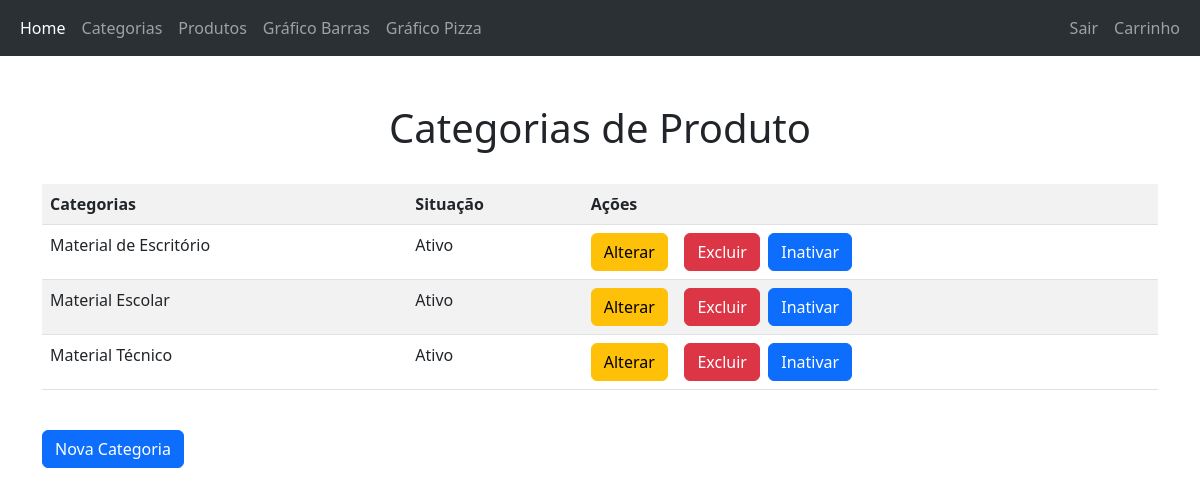
Screenshot of /index.php?controle=categoriaController&metodo=listar (signed in) with the database file from the repository.
### tables this page shows
CREATE TABLE `categoria` (
  `idcategoria` int(10) NOT NULL,
  `descritivo` varchar(80) NOT NULL,
  `situacao` varchar(10) NOT NULL
);

### controllers/categoriaController.class.php (called while the page is built, shortened)
<?php
	require_once "models/Conexao.class.php";
	require_once "models/CategoriaDAO.class.php";
	class categoriaController
	{
		public function listar()
		{
			$categoriaDAO = new categoriaDAO();
			$retorno = $categoriaDAO->buscar_categorias();
			require_once "views/listar_categorias.php";
		}
	}
?>

### models/Conexao.class.php (called while the page is built)
<?php
	abstract class Conexao
	{
		public function __construct(protected $db = null)
		{
			$parametros = "mysql:host=localhost;dbname=lojamvc;charset=utf8mb4";
			$this->db = new PDO($parametros, "root", "");
		}
	}
?>

### models/categoriaDAO.class.php (called while the page is built, shortened)
<?php
	class categoriaDAO extends Conexao
	{
		public function buscar_categorias()
		{
			$sql = "SELECT * FROM categoria";
			$stm = $this->db->prepare($sql);
			$stm->execute();
			$this->db = null;
			return $stm->fetchAll(PDO::FETCH_OBJ);
		}
	}
?>

### views/listar_categorias.php (the view, shortened to what this page needs)
<?php
	require_once "cabecalho.php";
?>
	<div class="content">
	  <div class="container">
		<br><br><h1 class="row justify-content-center align-items-center">Categorias de Produto</h1><br>
		<table class="table table-striped">
			<tr>
				<th>Categorias</th>
				<th>Situação</th>
				<th>Ações</th>
			</tr>
			<?php
				foreach($retorno as $dado)
				{
					echo "<tr>
							<td>{$dado->descritivo}</td>
							<td>{$dado->situacao}</td>
							<td>
								<a class='btn btn-warning' href='index.php?controle=categoriaController&metodo=alterar&id={$dado->idcategoria}'>Alterar</a>
								&nbsp;&nbsp
								<a class='btn btn-danger' href='index.php?controle=categoriaController&metodo=excluir&id={$dado->idcategoria}'>Excluir</a>&nbsp;&nbsp";
		if($dado->situacao == "Ativo")
		{
			echo "<a class = 'btn btn-primary' href='index.php?controle=categoriaController&metodo=excluir_logico&situacao=Inativo&id={$dado->idcategoria}'>Inativar</a>";
		}
		else
		{
			echo "<a class = 'btn btn-primary' href='index.php?controle=categoriaController&metodo=excluir_logico&situacao=Ativo&id={$dado->idcategoria}'>Ativar</a>";
		}
						echo"</td></tr>";
				}
			?>
		</table>
		<br>
		<a  class="btn btn-primary" href="index.php?controle=categoriaController&metodo=inserir">Nova Categoria</a>
	</div>
</div>

### rows the page displays
categoria: descritivo "Material de Escritório", situacao "Ativo"
categoria: descritivo "Material Escolar", situacao "Ativo"
categoria: descritivo "Material Técnico", situacao "Ativo"
